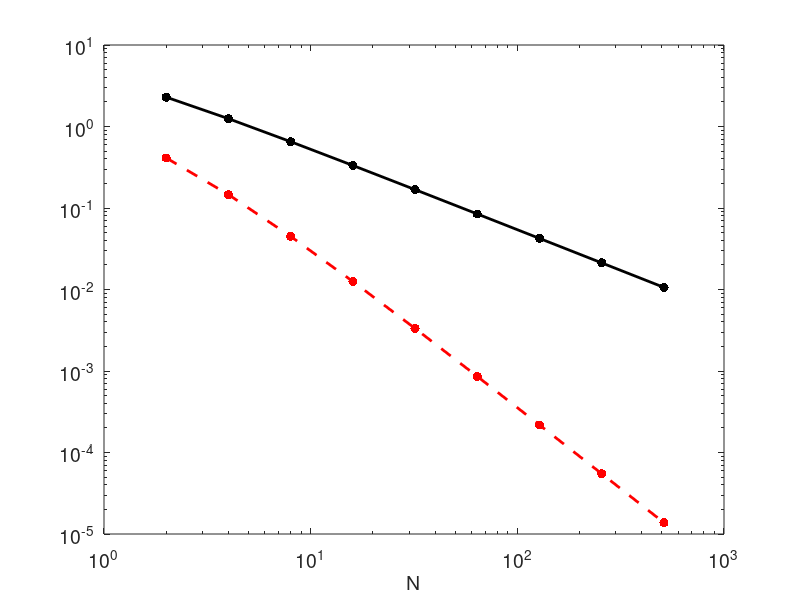

Here is the MATLAB script that generated this plot: (Note: this script raises an error after producing the figure.)
u = inline('exp(2*x)');
uprime = inline('2*exp(2*x)');
Nvec = 2.^(1:9).';
err = zeros(size(Nvec));
x = 1/2;
fprintf('\n part (a)\n')
for k=1:length(Nvec)
    N = Nvec(k);
    h = 1/(N+1);
    deriv = (u(x+h)-u(x))/h;
    err(k) = abs(uprime(x)-deriv);
    fprintf(' %3d %10.7f\n', N, err(k));
end
loglog(Nvec,err,'k.-','linewidth',2,'markersize',20)
fprintf('\n part (b)\n')
for k=1:length(Nvec)
    N = Nvec(k);
    h = 1/(N+1);
    deriv = (u(x+h)-u(x-h))/(2*h);
    err(k) = abs(uprime(x)-deriv);
    fprintf(' %3d %10.7f\n', N, err(k));
end
hold on
loglog(Nvec,err,'r--','linewidth',2,'marker','.','markersize',20)
set(gca,'fontsize',14)
xlabel('N', 'fontsize',14)
legend('errors from part (a)','errors from part (b)',3)
print -depsc2 findiff.eps
